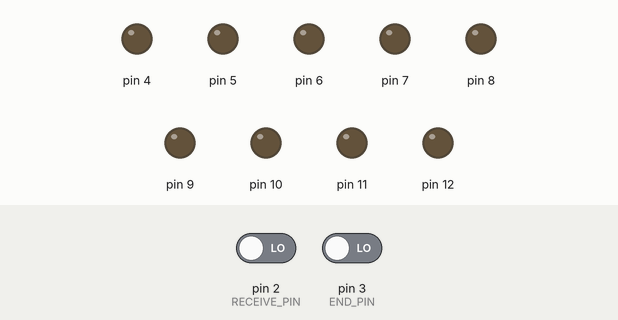
Simulated run of this sketch. Board: Arduino Uno, built with avr-gcc and run on an emulated ATmega328P. On the bench: output pins drawn as LEDs (lit = HIGH). The test bench sets the inputs (shaded band); at power-on: pin 2 (RECEIVE_PIN) LOW, pin 3 (END_PIN) LOW.

Above: at 1.2 s.
1.3 s: pin 2 (RECEIVE_PIN) driven HIGH and pin 3 (END_PIN) driven HIGH
At 2.4 s:
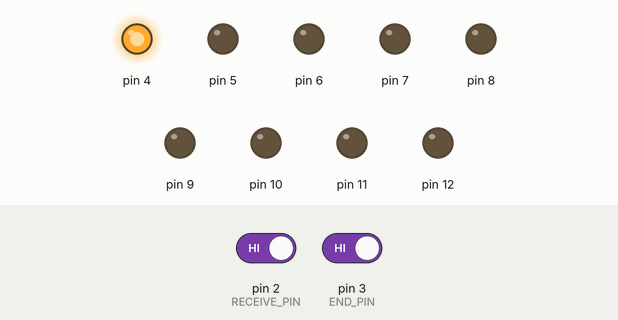
Timing chart, 0 to 4.3 s (numbered marks = the images above; inputs shaded):
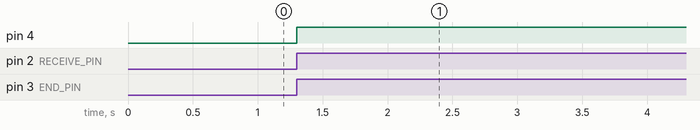

Measured:
- after the input at 1.3 s, pin 4: LOW → HIGH at once

The sketch:

player.ino
```cpp
#define RECEIVE_PIN 2
#define END_PIN 3

#define RIGHT_BOTTOM 4
#define MID_BOTTOM 5
#define LEFT_BOTTOM 6
#define RIGHT_MIDDLE 7
#define MID_MIDDLE 8
#define LEFT_MIDDLE 9
#define RIGHT_TOP 10
#define MID_TOP 11
#define LEFT_TOP 12

int number = 0;

void setup(){

  	Serial.begin(9600);

  	for(int i = RIGHT_BOTTOM; i <= LEFT_TOP; i++)
      	pinMode(i, OUTPUT);

    attachInterrupt(digitalPinToInterrupt(RECEIVE_PIN), receive, RISING);
    attachInterrupt(digitalPinToInterrupt(END_PIN), end, RISING);

}

void receive(){

    number++;

}

void end(){

    digitalWrite(number + 3, HIGH);
    number = 0;

}

void loop(){}
```
